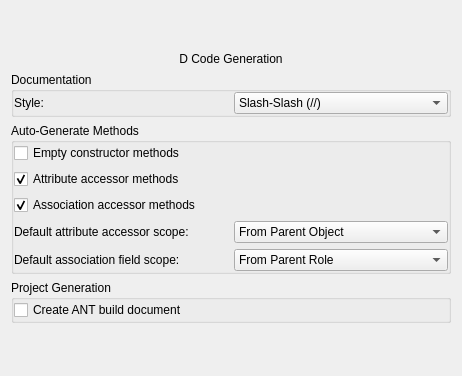
<ui version="4.0" stdsetdef="1" >
  <author></author>
  <comment></comment>
  <exportmacro></exportmacro>
  <class>DCodeGenerationFormBase</class>
  <widget class="QWidget" name="DCodeGenerationFormBase" >
    <property name="geometry" >
      <rect>
        <x>0</x>
        <y>0</y>
        <width>462</width>
        <height>376</height>
      </rect>
    </property>
    <layout class="QGridLayout" >
      <item row="0" column="0" >
        <layout class="QGridLayout" >
          <property name="margin" >
            <number>0</number>
          </property>
          <item row="3" column="0" >
            <widget class="QGroupBox" name="groupBox3" >
              <property name="sizePolicy" >
                <sizepolicy>
                  <hsizetype>5</hsizetype>
                  <vsizetype>4</vsizetype>
                  <horstretch>0</horstretch>
                  <verstretch>0</verstretch>
                </sizepolicy>
              </property>
              <property name="title" >
                <string>Project Generation</string>
              </property>
              <layout class="QVBoxLayout" >
                <property name="margin" >
                  <number>0</number>
                </property>
                <item>
                  <widget class="QCheckBox" name="m_makeANTDocumentCheckBox" >
                    <property name="text" >
                      <string>Create ANT build document</string>
                    </property>
                  </widget>
                </item>
              </layout>
            </widget>
          </item>
          <item row="2" column="0" >
            <widget class="QGroupBox" name="groupBox2" >
              <property name="sizePolicy" >
                <sizepolicy>
                  <hsizetype>5</hsizetype>
                  <vsizetype>4</vsizetype>
                  <horstretch>0</horstretch>
                  <verstretch>0</verstretch>
                </sizepolicy>
              </property>
              <property name="title" >
                <string>Auto-Generate Methods</string>
              </property>
              <layout class="QGridLayout" >
                <property name="margin" >
                  <number>0</number>
                </property>
                <item row="0" column="0" >
                  <layout class="QGridLayout" >
                    <property name="margin" >
                      <number>0</number>
                    </property>
                    <item row="0" column="0" >
                      <widget class="QCheckBox" name="m_generateConstructors" >
                        <property name="text" >
                          <string>Empty constructor methods</string>
                        </property>
                        <property name="checked" >
                          <bool>false</bool>
                        </property>
                      </widget>
                    </item>
                    <item row="2" column="0" >
                      <widget class="QCheckBox" name="m_generateAssocAccessors" >
                        <property name="text" >
                          <string>Association accessor methods</string>
                        </property>
                        <property name="checked" >
                          <bool>true</bool>
                        </property>
                      </widget>
                    </item>
                    <item row="1" column="0" >
                      <widget class="QCheckBox" name="m_generateAttribAccessors" >
                        <property name="text" >
                          <string>Attribute accessor methods</string>
                        </property>
                        <property name="checked" >
                          <bool>true</bool>
                        </property>
                      </widget>
                    </item>
                  </layout>
                </item>
                <item row="1" column="0" >
                  <layout class="QGridLayout" >
                    <property name="margin" >
                      <number>0</number>
                    </property>
                    <item row="0" column="1" >
                      <widget class="QComboBox" name="m_accessorScopeCB" >
                        <property name="currentIndex" >
                          <number>3</number>
                        </property>
                        <item>
                          <property name="text" >
                            <string>Public</string>
                          </property>
                        </item>
                        <item>
                          <property name="text" >
                            <string>Private</string>
                          </property>
                        </item>
                        <item>
                          <property name="text" >
                            <string>Protected</string>
                          </property>
                        </item>
                        <item>
                          <property name="text" >
                            <string>From Parent Object</string>
                          </property>
                        </item>
                      </widget>
                    </item>
                    <item row="0" column="0" >
                      <widget class="QLabel" name="textLabel1_3" >
                        <property name="text" >
                          <string>Default attribute accessor scope:</string>
                        </property>
                        <property name="wordWrap" >
                          <bool>false</bool>
                        </property>
                      </widget>
                    </item>
                  </layout>
                </item>
                <item row="2" column="0" >
                  <layout class="QGridLayout" >
                    <property name="margin" >
                      <number>0</number>
                    </property>
                    <item row="0" column="0" >
                      <widget class="QLabel" name="textLabel1_3_2" >
                        <property name="text" >
                          <string>Default association field scope:</string>
                        </property>
                        <property name="wordWrap" >
                          <bool>false</bool>
                        </property>
                      </widget>
                    </item>
                    <item row="0" column="1" >
                      <widget class="QComboBox" name="m_assocFieldScopeCB" >
                        <property name="currentIndex" >
                          <number>3</number>
                        </property>
                        <item>
                          <property name="text" >
                            <string>Public</string>
                          </property>
                        </item>
                        <item>
                          <property name="text" >
                            <string>Private</string>
                          </property>
                        </item>
                        <item>
                          <property name="text" >
                            <string>Protected</string>
                          </property>
                        </item>
                        <item>
                          <property name="text" >
                            <string>From Parent Role</string>
                          </property>
                        </item>
                      </widget>
                    </item>
                  </layout>
                </item>
              </layout>
            </widget>
          </item>
          <item row="1" column="0" >
            <widget class="QGroupBox" name="groupBox1" >
              <property name="sizePolicy" >
                <sizepolicy>
                  <hsizetype>5</hsizetype>
                  <vsizetype>4</vsizetype>
                  <horstretch>0</horstretch>
                  <verstretch>0</verstretch>
                </sizepolicy>
              </property>
              <property name="title" >
                <string>Documentation</string>
              </property>
              <layout class="QHBoxLayout" >
                <property name="margin" >
                  <number>0</number>
                </property>
                <item>
                  <widget class="QLabel" name="textLabel1" >
                    <property name="text" >
                      <string>Style:</string>
                    </property>
                    <property name="wordWrap" >
                      <bool>false</bool>
                    </property>
                  </widget>
                </item>
                <item>
                  <widget class="QComboBox" name="m_SelectCommentStyle" >
                    <item>
                      <property name="text" >
                        <string>Slash-Slash (//)</string>
                      </property>
                    </item>
                    <item>
                      <property name="text" >
                        <string>Slash-Star (/**  */)</string>
                      </property>
                    </item>
                  </widget>
                </item>
              </layout>
            </widget>
          </item>
          <item row="0" column="0" >
            <widget class="QLabel" name="textLabel1_2" >
              <property name="sizePolicy" >
                <sizepolicy>
                  <hsizetype>5</hsizetype>
                  <vsizetype>4</vsizetype>
                  <horstretch>0</horstretch>
                  <verstretch>0</verstretch>
                </sizepolicy>
              </property>
              <property name="text" >
                <string>&lt;p align="center">D Code Generation&lt;/p></string>
              </property>
              <property name="wordWrap" >
                <bool>false</bool>
              </property>
            </widget>
          </item>
        </layout>
      </item>
    </layout>
  </widget>
  <layoutdefault spacing="6" margin="11" />
  <pixmapfunction>qPixmapFromMimeSource</pixmapfunction>
</ui>
